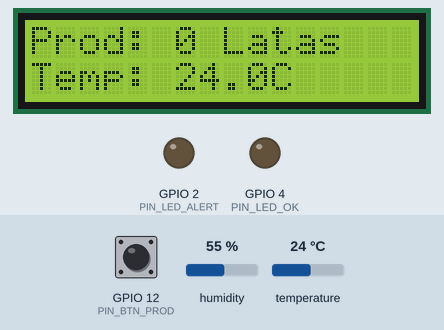
Simulated run of this sketch. Board: ESP32. On the bench: 16×2 character LCD, output pins drawn as LEDs (lit = HIGH). The test bench sets the inputs (shaded band); at power-on: temperature 24 °C, GPIO 12 (PIN_BTN_PROD) HIGH, humidity 55 %. WiFi joins after 1.5 s; servers stay silent unless stated; random numbers use the default seed unless the sketch sets one; no MQTT or app messages arrive unless stated; what the sketch prints to the serial monitor is not drawn.

Above: at 2.8 s.
2.9 s: temperature set to 29.5 °C
At 7.9 s:
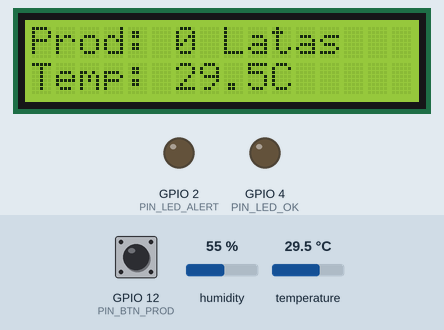
8.2 s: temperature set to 30.6 °C
At 11.1 s:
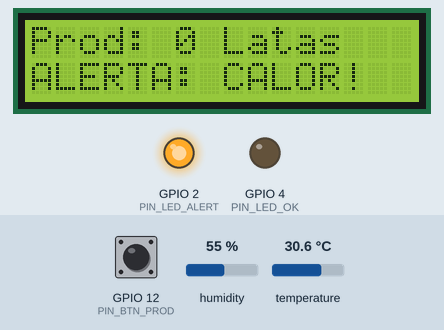
12.2 s: GPIO 12 (PIN_BTN_PROD) pulled LOW for 0.15 s
At 13.6 s:
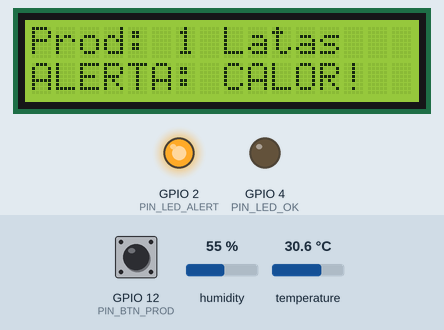
13.9 s: temperature set to 4 °C
At 15.4 s:
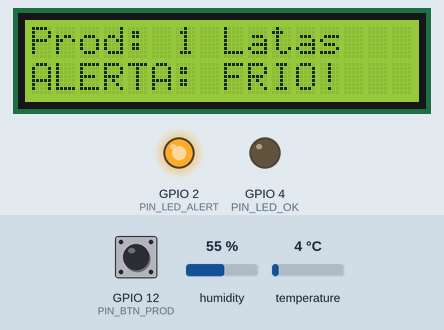
16.2 s: GPIO 12 (PIN_BTN_PROD) pulled LOW for 1 s
At 16.8 s:
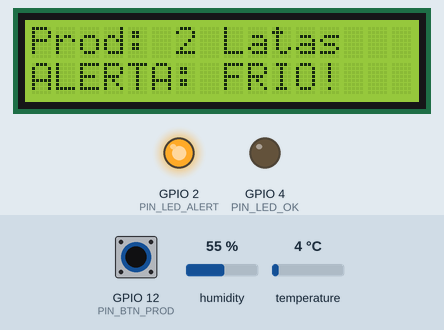
Timing chart, 0 to 19.2 s (numbered marks = the images above; inputs shaded):
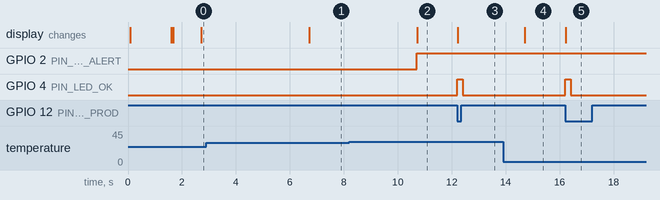

The sketch:

sketch.ino
```cpp
#include <WiFi.h>
#include <PubSubClient.h>
#include <DHT.h>
#include <Wire.h>
#include <LiquidCrystal_I2C.h>

// --- Configurações de Hardware ---
#define PIN_DHT 15
#define PIN_BTN_PROD 12
#define PIN_LED_OK 4
#define PIN_LED_ALERT 2
#define DHTTYPE DHT22

// --- Configurações de Rede (Wokwi) ---
const char* ssid = "Wokwi-GUEST";
const char* password = "";
const char* mqtt_server = "broker.hivemq.com";

// --- Tópicos MQTT ---
const char* topico_producao = "fabrica/setorA/prod";
const char* topico_ambiente = "fabrica/setorA/sensor";

// --- Objetos ---
WiFiClient espClient;
PubSubClient client(espClient);
DHT dht(PIN_DHT, DHTTYPE);
LiquidCrystal_I2C lcd(0x27, 16, 2);

// --- Variáveis Globais ---
int contadorProducao = 0;
unsigned long lastMsg = 0;
bool btnPressionado = false; // Controle para evitar cliques duplos

void setup_wifi() {
  delay(10);
  lcd.init();
  lcd.backlight();
  lcd.setCursor(0, 0);
  lcd.print("A ligar WiFi...");

  WiFi.mode(WIFI_STA);
  WiFi.begin(ssid, password);

  while (WiFi.status() != WL_CONNECTED) {
    delay(500);
  }
  lcd.setCursor(0, 0);
  lcd.print("WiFi OK!       ");
}

void reconnect() {
  while (!client.connected()) {
    String clientId = "ESP32Client-Fabrica-";
    clientId += String(random(0xffff), HEX);

    if (client.connect(clientId.c_str())) {
      lcd.setCursor(0, 1);
      lcd.print("MQTT OK!       ");
      delay(1000);
      lcd.clear();
      atualizarDisplay();
    } else {
      delay(5000);
    }
  }
}

void setup() {
  Serial.begin(115200);

  // Configura o botão com resistor interno (PULLUP)
  // Isso significa que SOLTO ele vale 1 (HIGH), APERTADO ele vale 0 (LOW)
  pinMode(PIN_BTN_PROD, INPUT_PULLUP);

  pinMode(PIN_LED_OK, OUTPUT);
  pinMode(PIN_LED_ALERT, OUTPUT);

  dht.begin();

  setup_wifi();
  client.setServer(mqtt_server, 1883);
}

void atualizarDisplay() {
  // Limpa apenas a linha 0 para evitar piscar a tela toda
  lcd.setCursor(0, 0);
  lcd.print("Prod: ");
  lcd.print(contadorProducao);
  lcd.print(" Latas   "); // Espaços extras para limpar caracteres antigos
}

void loop() {
  if (!client.connected()) {
    reconnect();
  }
  client.loop();

  // --- 1. Lógica de Produção (Botão) ---
  // LOW significa que o botão foi apertado (conectado ao GND)
  if (digitalRead(PIN_BTN_PROD) == LOW) {

    // Verifica se o botão já não estava pressionado antes (Debounce)
    if (!btnPressionado) {
      btnPressionado = true; // Trava o botão
      contadorProducao++;

      // Feedback Visual
      digitalWrite(PIN_LED_OK, HIGH);

      // Monta o JSON
      char msg[100];
      snprintf(msg, 75, "{\"matricula\": \"123456\", \"quantidade\": 1, \"total\": %d}", contadorProducao);

      // Envia MQTT
      client.publish(topico_producao, msg);
      Serial.println(msg);

      atualizarDisplay();
      delay(200); // O LED fica aceso por 200ms
      digitalWrite(PIN_LED_OK, LOW);
    }
  } else {
    // Quando soltar o botão, destrava a variável
    btnPressionado = false;
  }

  // --- 2. Monitorização Ambiental (A cada 2 segundos para teste rápido) ---
  unsigned long now = millis();
  if (now - lastMsg > 2000) {
    lastMsg = now;

    float h = dht.readHumidity();
    float t = dht.readTemperature();

    if (isnan(h) || isnan(t)) {
      return;
    }

    // --- Lógica de Alerta (Calor OU Frio) ---
    lcd.setCursor(0, 1); // Escreve na linha de baixo

    if (t > 30.0) {
      // Muito Quente
      digitalWrite(PIN_LED_ALERT, HIGH);
      lcd.print("ALERTA: CALOR!  "); // Espaços para limpar
    }
    else if (t < 5.0) {
      // Muito Frio (NOVO)
      digitalWrite(PIN_LED_ALERT, HIGH);
      lcd.print("ALERTA: FRIO!   "); // Espaços para limpar
    }
    else {
      // Temperatura Normal
      digitalWrite(PIN_LED_ALERT, LOW);
      lcd.print("Temp: ");
      lcd.print(t, 1);
      lcd.print("C      "); // Espaços para limpar msg de alerta anterior
    }

    // Envia MQTT
    char msg[100];
    char tempStr[8];
    dtostrf(t, 1, 2, tempStr);
    snprintf(msg, 75, "{\"temp\": %s, \"umid\": %.1f}", tempStr, h);
    client.publish(topico_ambiente, msg);
  }
}
```

Measured:
- the behaviour switches between 30 and 30.1 °C on temperature (found by bisection; images 1 and 2)
- after the input at 2.9 s, the display: changes after 3.8 s (image 1)
- after the input at 8.2 s, GPIO 2 (PIN_LED_ALERT): LOW → HIGH after 2.5 s; the display: changes after 2.5 s (image 2)
- after the input at 12.2 s, GPIO 4 (PIN_LED_OK): LOW → HIGH at once, → LOW 0.22 s later; the display: changes at once (image 3)
- after the input at 13.9 s, the display: changes after 0.81 s (image 4)
- after the input at 16.2 s, GPIO 4 (PIN_LED_OK): LOW → HIGH at once, → LOW 0.22 s later; the display: changes at once (image 5)
